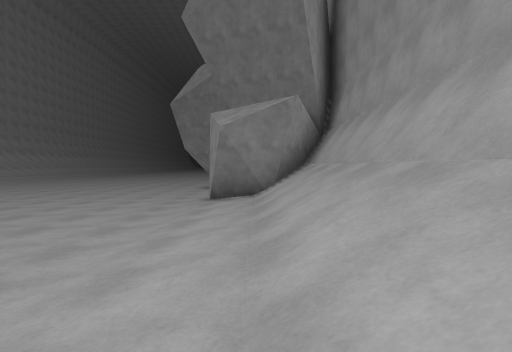
view 1 (above)

21 first-person views from a walk through a scene from a Unity 3-D project. The camera is 1.2 m above the floor, tilts 2° down and sees 80° across. The floor is counted in squares, 2 m on a side. Each view is taken from the middle of a square. On the plan, view 1 faces up. The plan holds only what a view shows up to about 9 squares ahead; the rest is blank. The place goes on beyond the plan.

view 2
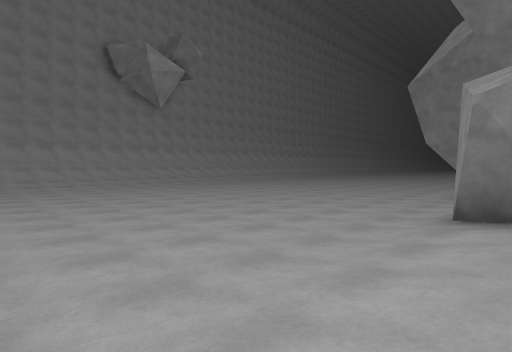

view 3
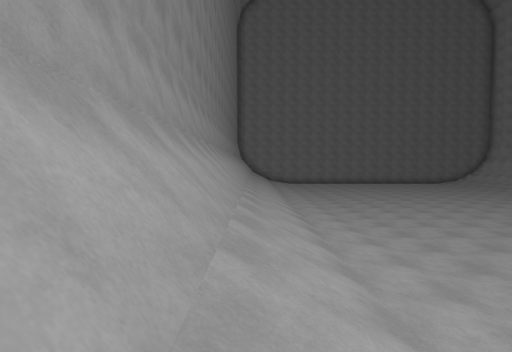

view 4
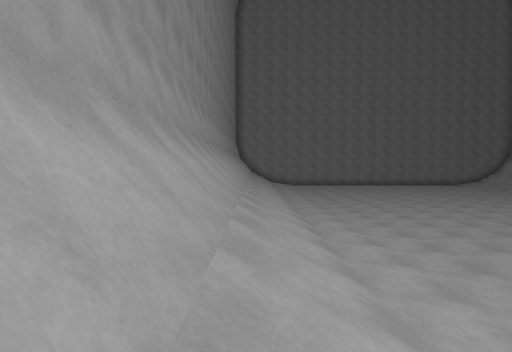

view 5
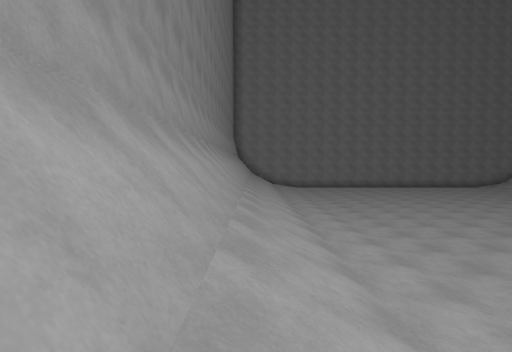

view 6
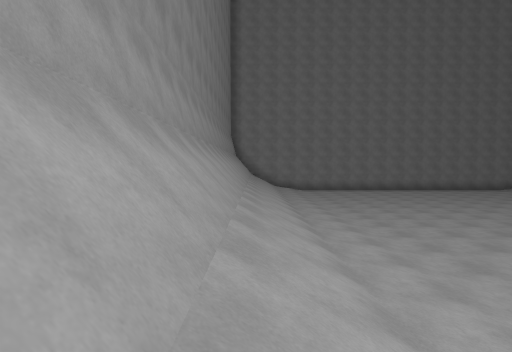

view 7
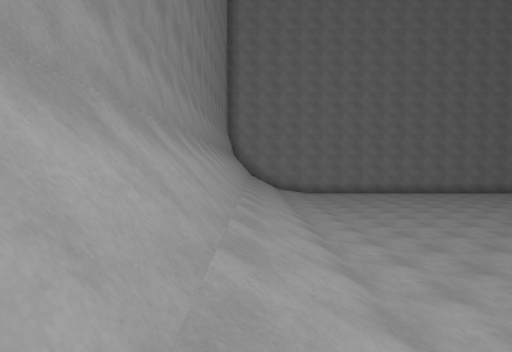

view 8
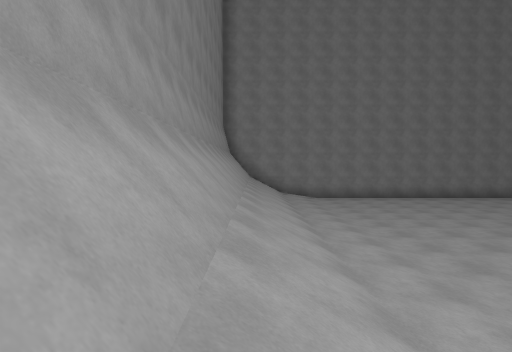

view 9
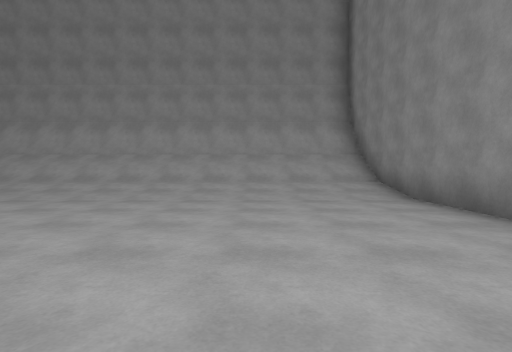

view 10
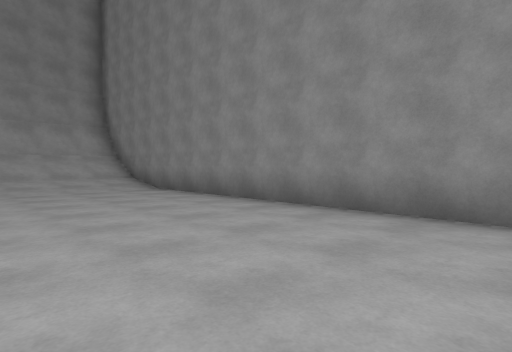

view 11
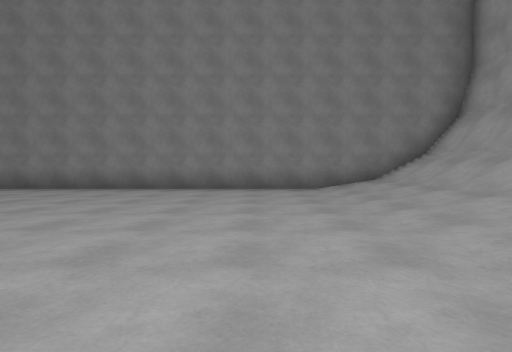

view 12
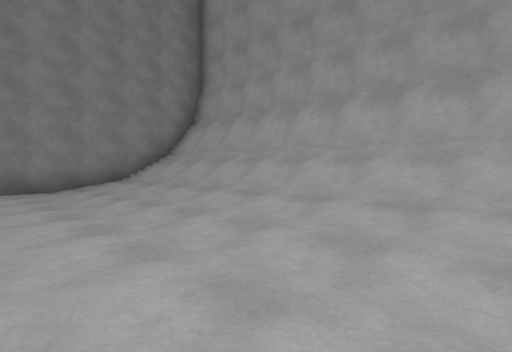

view 13
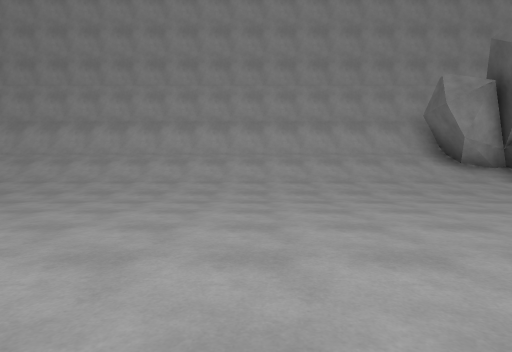

view 14
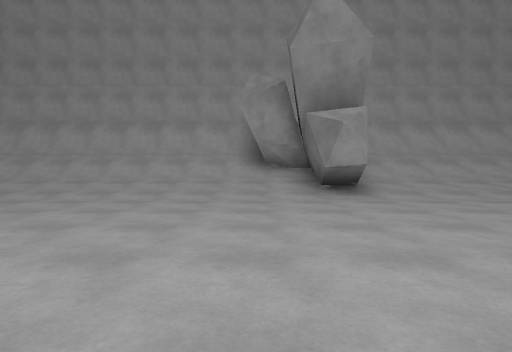

view 15
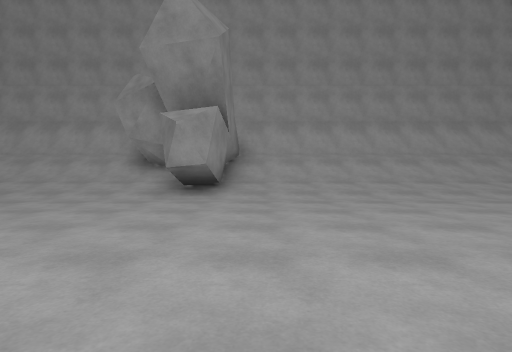

view 16
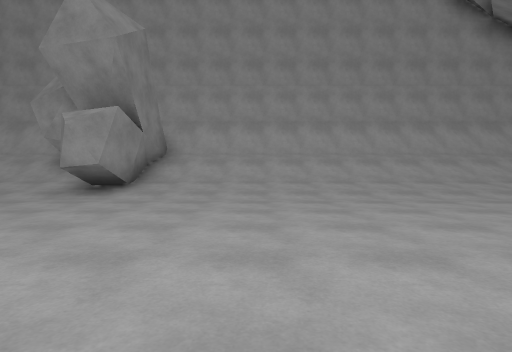

view 17
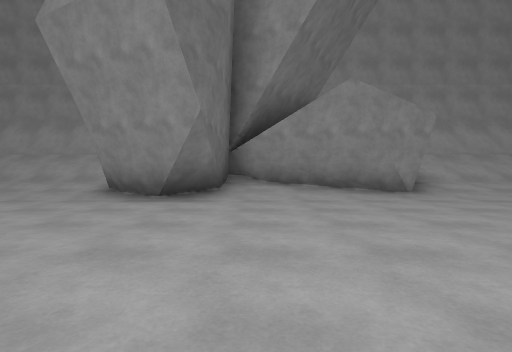

view 18
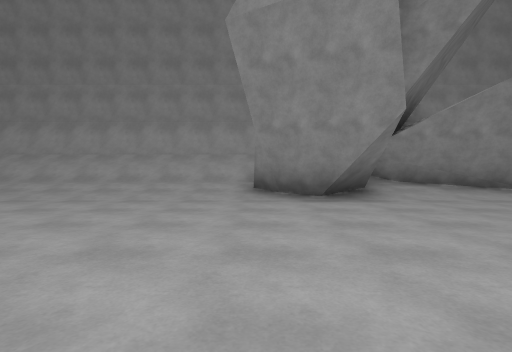

view 19
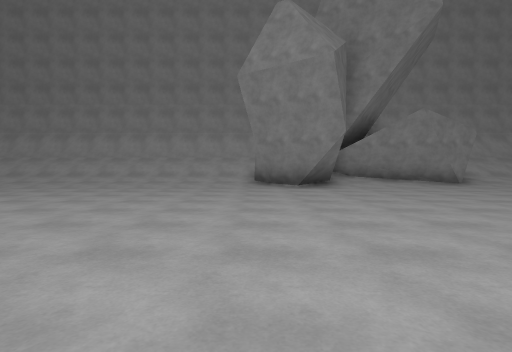

view 20
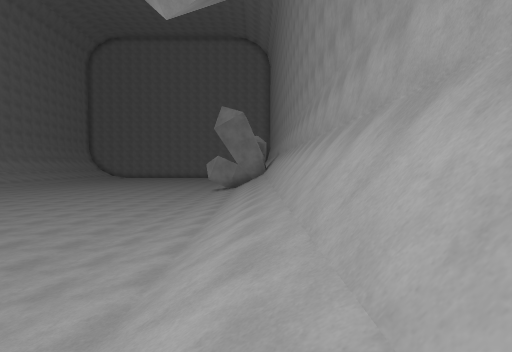

view 21
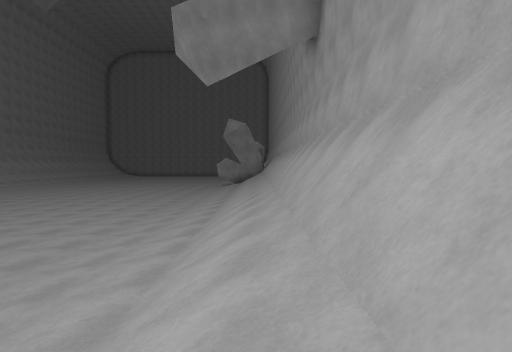

### Floor plan
Key: @ floor where view 1 was taken; # wall or solid block; . floor; / step, stairs or slope.
Columns run from 16 left of view 1 to 2 right of it. Each row starts with its distance up from view 1.
 19              ..///#
 18  /          ...///#
 17 #//       .....///#
 16 #///     ......///#
 15 #///.   .......///#
 14 #///.. ........///#
 13 #///...........#//#
 12 #///...........#
 11 #///...........##
 10 #///.........../#
  9 #///.........../#
  8 #///...  ......###
  7 #///...........####
  6 #///...........///#
  5 #///...........///#
  4 #///...........///#
  3 #///...........///#
  2 #///...... ....///#
  1 #///.....    ..///#
  0 #///......  .../@/#
 -1 ####.....   ...///#
 -2 ###/.....  ....///#
 -3 ##//...........///#
 -4 #///..... .....///#
 -5 #///....  .....///#
 -6 #///....  .....///#
 -7 #///..... .....///#
 -8 #///...........///#
 -9 #///..... .....///#
-10 #///....  .....///#
-11 #///...   .....///#
-12 #///....  .....///#
-13 #///..... .....///#
-14 #///...........///#
-15 #///...........///#
-16 #///...........///#
-17 #///...........///#
-18 ###################

Where each view was taken, in squares from view 1:
view 1: 0 up, 0 right, facing up
view 2: 2 up, 0 right, facing up-left
view 3: 5 up, 1 right, facing down
view 4: 3 up, 1 right, facing down
view 5: 1 up, 1 right, facing down
view 6: 1 down, 1 right, facing down
view 7: 3 down, 1 right, facing down
view 8: 5 down, 1 right, facing down
view 9: 15 down, 7 left, facing right
view 10: 14 down, 9 left, facing down-right
view 11: 10 down, 11 left, facing down
view 12: 10 down, 11 left, facing down-left
view 13: 8 down, 7 left, facing left
view 14: 3 down, 7 left, facing left
view 15: 0 up, 7 left, facing left
view 16: 2 up, 7 left, facing left
view 17: 10 up, 7 left, facing right
view 18: 13 up, 7 left, facing right
view 19: 13 up, 10 left, facing right
view 20: 14 up, 15 left, facing down
view 21: 18 up, 15 left, facing down
